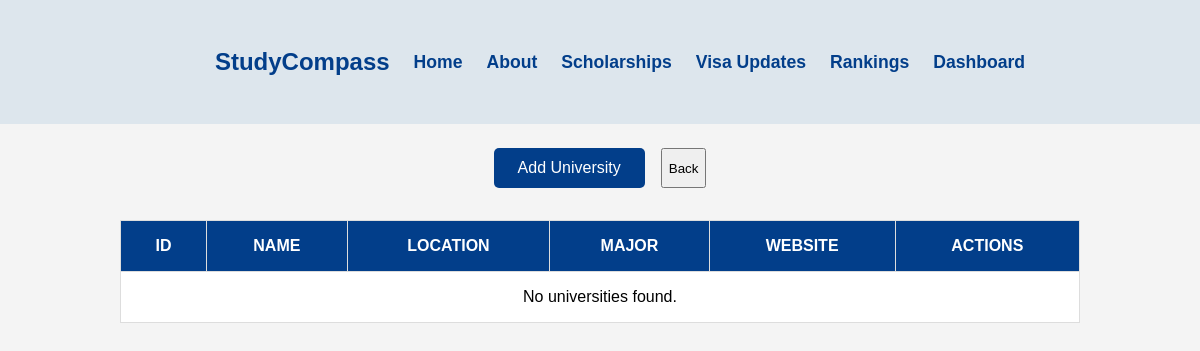
Page /view/universitiesAdmin.php (signed in) on the earlier database version.
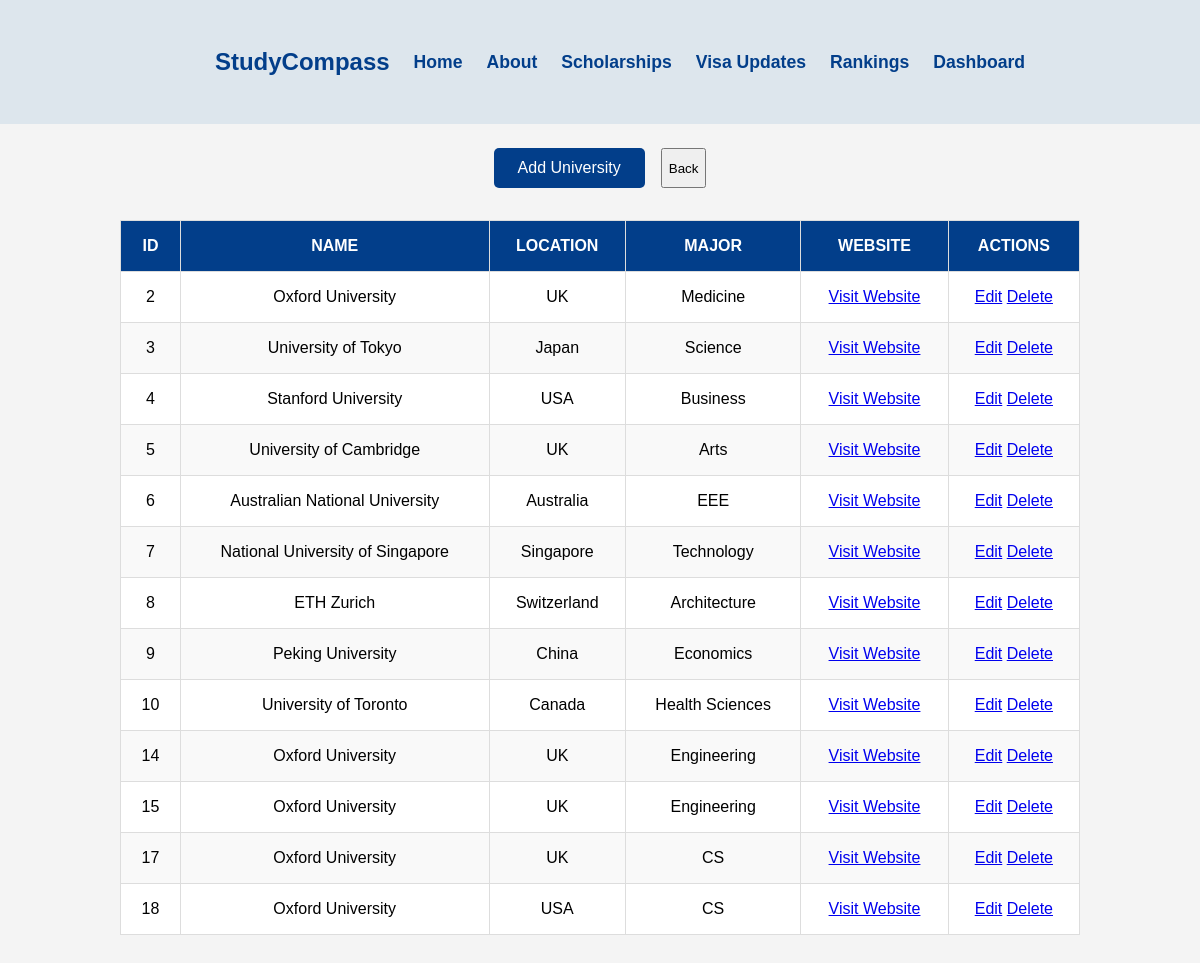
Same page on the later database version.
### tables this page shows
CREATE TABLE `universities` (
  `id` int(11) NOT NULL,
  `name` varchar(255) NOT NULL,
  `location` varchar(255) NOT NULL,
  `budget_range` varchar(255) NOT NULL,
  `major` varchar(255) NOT NULL,
  `website` varchar(255) DEFAULT NULL
);

### model/uniModel.php (called while the page is built, shortened)
<?php
function getAllUniversities()
{
    $con = getConnection();
    $sql = "SELECT * FROM universities";
    $result = mysqli_query($con, $sql);
    $universities = [];
    while ($row = mysqli_fetch_assoc($result)) {
        $universities[] = $row;
    }
    return $universities;
}
?>

### view/universitiesAdmin.php (the view, shortened to what this page needs)
 <?php
require_once('../model/uniModel.php');
$universities = getAllUniversities();
?>
<!DOCTYPE html>
<html lang="en">
<head>
    <link rel="stylesheet" href="../assets/manageUniversities.css">
</head>
<body>
<nav class="navbar">
        <div class="container">
            <ul class="nav-links">
                <li><a href="../view/home.php" id="logo">StudyCompass</a></li>
                <li><a href="../view/home.php">Home</a></li>
                <li><a href="#">About</a></li>
                <li><a href="#">Scholarships</a></li>
                <li><a href="#">Visa Updates</a></li>
                <li><a href="#">Rankings</a></li>
                <li><a href="../view/userDashboard.php" id="btnReg">Dashboard</a></li>
            </ul>
        </div>
    </nav>
    <div class="btn-container">
        <a href="../view/addUniversity.php">Add University</a>
        <button onclick="window.location.href='adminDashboard.php'">Back</button>
    </div>
    <table>
        <thead>
            <tr>
                <th>ID</th>
                <th>Name</th>
                <th>Location</th>
                <th>Major</th>
                <th>Website</th>
                <th>Actions</th>
            </tr>
        </thead>
        <tbody>
            <?php if (!empty($universities)): ?>
                <?php foreach ($universities as $university): ?>
                    <tr>
                        <td><?= htmlspecialchars($university['id']); ?></td>
                        <td><?= htmlspecialchars($university['name']); ?></td>
                        <td><?= htmlspecialchars($university['location']); ?></td>
                        <td><?= htmlspecialchars($university['major']); ?></td>
                        <td>
                            <a href="<?= htmlspecialchars($university['website']); ?>" target="_blank">Visit Website</a>
                        </td>
                        <td>
                            <a href="../view/editUni.php?id=<?= htmlspecialchars($university['id']); ?>">Edit</a>
                            <a href="../controller/deleteUni.php?id=<?= htmlspecialchars($university['id']); ?>">Delete</a>
                        </td>
                    </tr>
                <?php endforeach; ?>
            <?php else: ?>
                <tr>
                    <td colspan="6">No universities found.</td>
                </tr>
            <?php endif; ?>
        </tbody>
    </table>
</body>
</html>

Differences in the rows shown:
added universities: id "2", name "Oxford University", location "UK", major "Medicine"
added universities: id "3", name "University of Tokyo", location "Japan", major "Science"
added universities: id "4", name "Stanford University", location "USA", major "Business"
added universities: id "5", name "University of Cambridge", location "UK", major "Arts"
added universities: id "6", name "Australian National University", location "Australia", major "EEE"
added universities: id "7", name "National University of Singapore", location "Singapore", major "Technology"
added universities: id "8", name "ETH Zurich", location "Switzerland", major "Architecture"
added universities: id "9", name "Peking University", location "China", major "Economics"
added universities: id "10", name "University of Toronto", location "Canada", major "Health Sciences"
added universities: id "14", name "Oxford University", location "UK", major "Engineering"
added universities: id "15", name "Oxford University", location "UK", major "Engineering"
added universities: id "17", name "Oxford University", location "UK", major "CS"
added universities: id "18", name "Oxford University", location "USA", major "CS"
Other differences:
text no longer shown: "No universities found."
